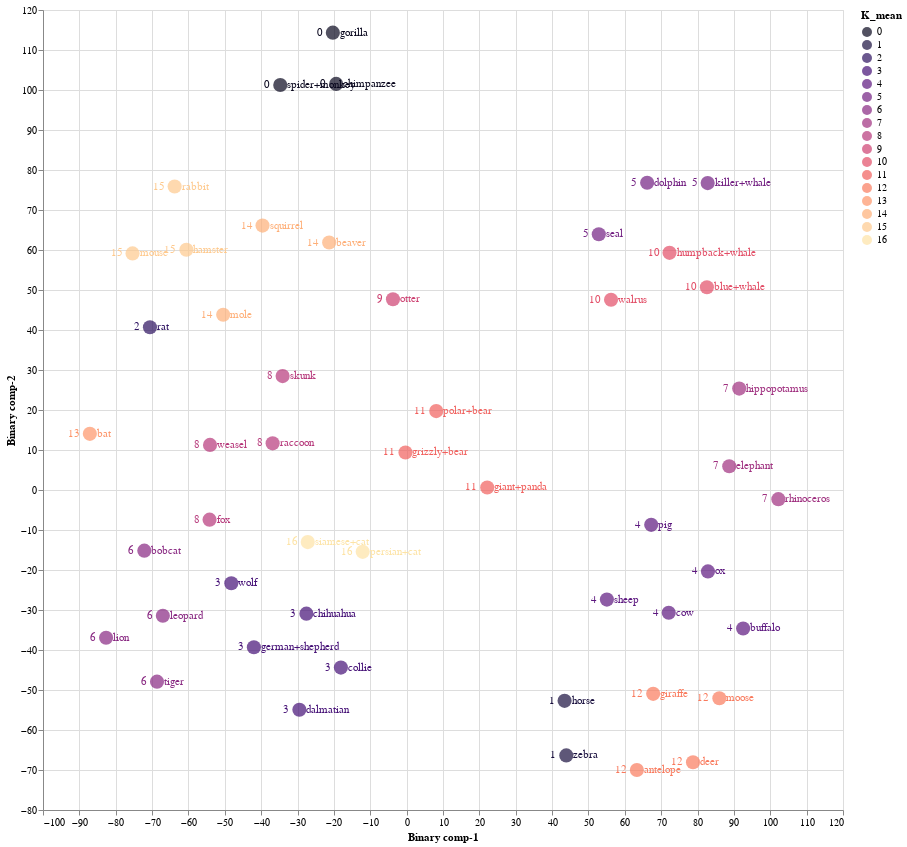

The notebook cell this image was saved under:
### Code cell
source = tsne_binary_df1

points = alt.Chart(source).mark_circle(size=200).encode(
    x='Binary comp-1:Q',
    y='Binary comp-2:Q',
    color=alt.Color('K_mean:N', scale=alt.Scale(scheme='Magma'))
    ).properties(
    width=800,
    height=800
)

text1 = points.mark_text(
    align='left',
    baseline='middle',
    dx=7
).encode(
    text='classes:N'
)

text2 = points.mark_text(
    align='right',
    baseline='middle',
    dx=-10
).encode(
    text='K_mean:N'
)

points.interactive() + text1 + text2

### Figure 1 — Vega-Lite specification as saved in the notebook (floating-point values rounded to 4 significant figures)
{"config": {"view": {"continuousWidth": 400, "continuousHeight": 300}}, "layer": [{"mark": {"type": "circle", "size": 200}, "encoding": {"color": {"field": "K_mean", "scale": {"scheme": "Magma"}, "type": "nominal"}, "x": {"field": "Binary comp-1", "type": "quantitative"}, "y": {"field": "Binary comp-2", "type": "quantitative"}}, "height": 800, "selection": {"selector002": {"type": "interval", "bind": "scales", "encodings": ["x", "y"]}}, "width": 800}, {"mark": {"type": "text", "align": "left", "baseline": "middle", "dx": 7}, "encoding": {"color": {"field": "K_mean", "scale": {"scheme": "Magma"}, "type": "nominal"}, "text": {"field": "classes", "type": "nominal"}, "x": {"field": "Binary comp-1", "type": "quantitative"}, "y": {"field": "Binary comp-2", "type": "quantitative"}}, "height": 800, "width": 800}, {"mark": {"type": "text", "align": "right", "baseline": "middle", "dx": -10}, "encoding": {"color": {"field": "K_mean", "scale": {"scheme": "Magma"}, "type": "nominal"}, "text": {"field": "K_mean", "type": "nominal"}, "x": {"field": "Binary comp-1", "type": "quantitative"}, "y": {"field": "Binary comp-2", "type": "quantitative"}}, "height": 800, "width": 800}], "data": {"name": "data-0fa4d693f0f04ec2472d188901967365"}, "$schema": "https://vega.github.io/schema/vega-lite/v4.17.0.json", "datasets": {"data-0fa4d693f0f04ec2472d188901967365": [{"Binary comp-1": 63.31, "Binary comp-2": -70.0, "classes": "antelope", "K_mean": 12}, {"Binary comp-1": -0.3151, "Binary comp-2": 9.386, "classes": "grizzly+bear", "K_mean": 11}, {"Binary comp-1": 82.78, "Binary comp-2": 76.73, "classes": "killer+whale", "K_mean": 5}, {"Binary comp-1": -21.3, "Binary comp-2": 61.86, "classes": "beaver", "K_mean": 14}, {"Binary comp-1": -29.5, "Binary comp-2": -54.94, "classes": "dalmatian", "K_mean": 3}, {"Binary comp-1": -12.09, "Binary comp-2": -15.45, "classes": "persian+cat", "K_mean": 16}, {"Binary comp-1": 43.44, "Binary comp-2": -52.72, "classes": "horse", "K_mean": 1}, {"Binary comp-1": -42.01, "Binary comp-2": -39.31, "classes": "german+shepherd", "K_mean": 3}, {"Binary comp-1": 82.58, "Binary comp-2": 50.69, "classes": "blue+whale", "K_mean": 10}, {"Binary comp-1": -27.19, "Binary comp-2": -13.02, "classes": "siamese+cat", "K_mean": 16}, {"Binary comp-1": -34.11, "Binary comp-2": 28.48, "classes": "skunk", "K_mean": 8}, {"Binary comp-1": -50.45, "Binary comp-2": 43.82, "classes": "mole", "K_mean": 14}, {"Binary comp-1": -68.65, "Binary comp-2": -47.91, "classes": "tiger", "K_mean": 6}, {"Binary comp-1": 91.45, "Binary comp-2": 25.36, "classes": "hippopotamus", "K_mean": 7}, {"Binary comp-1": -67.04, "Binary comp-2": -31.44, "classes": "leopard", "K_mean": 6}, {"Binary comp-1": 86.0, "Binary comp-2": -52.05, "classes": "moose", "K_mean": 12}, {"Binary comp-1": -34.75, "Binary comp-2": 101.3, "classes": "spider+monkey", "K_mean": 0}, {"Binary comp-1": 72.29, "Binary comp-2": 59.29, "classes": "humpback+whale", "K_mean": 10}, {"Binary comp-1": 88.72, "Binary comp-2": 5.951, "classes": "elephant", "K_mean": 7}, {"Binary comp-1": -20.29, "Binary comp-2": 114.3, "classes": "gorilla", "K_mean": 0}, {"Binary comp-1": 82.86, "Binary comp-2": -20.35, "classes": "ox", "K_mean": 4}, {"Binary comp-1": -54.2, "Binary comp-2": -7.42, "classes": "fox", "K_mean": 8}, {"Binary comp-1": 55.07, "Binary comp-2": -27.4, "classes": "sheep", "K_mean": 4}, {"Binary comp-1": 52.84, "Binary comp-2": 63.93, "classes": "seal", "K_mean": 5}, {"Binary comp-1": -19.39, "Binary comp-2": 101.5, "classes": "chimpanzee", "K_mean": 0}, {"Binary comp-1": -60.57, "Binary comp-2": 60.06, "classes": "hamster", "K_mean": 15}, {"Binary comp-1": -39.63, "Binary comp-2": 66.1, "classes": "squirrel", "K_mean": 14}, {"Binary comp-1": 102.2, "Binary comp-2": -2.297, "classes": "rhinoceros", "K_mean": 7}, {"Binary comp-1": -63.8, "Binary comp-2": 75.87, "classes": "rabbit", "K_mean": 15}, {"Binary comp-1": -87.12, "Binary comp-2": 14.03, "classes": "bat", "K_mean": 13}, {"Binary comp-1": 67.8, "Binary comp-2": -50.96, "classes": "giraffe", "K_mean": 12}, {"Binary comp-1": -48.21, "Binary comp-2": -23.3, "classes": "wolf", "K_mean": 3}, {"Binary comp-1": -27.56, "Binary comp-2": -30.92, "classes": "chihuahua", "K_mean": 3}, {"Binary comp-1": -70.58, "Binary comp-2": 40.68, "classes": "rat", "K_mean": 2}, {"Binary comp-1": -54.07, "Binary comp-2": 11.28, "classes": "weasel", "K_mean": 8}, {"Binary comp-1": -3.76, "Binary comp-2": 47.7, "classes": "otter", "K_mean": 9}, {"Binary comp-1": 92.54, "Binary comp-2": -34.62, "classes": "buffalo", "K_mean": 4}, {"Binary comp-1": 43.9, "Binary comp-2": -66.35, "classes": "zebra", "K_mean": 1}, {"Binary comp-1": 22.16, "Binary comp-2": 0.631, "classes": "giant+panda", "K_mean": 11}, {"Binary comp-1": 78.75, "Binary comp-2": -68.05, "classes": "deer", "K_mean": 12}, {"Binary comp-1": -72.14, "Binary comp-2": -15.17, "classes": "bobcat", "K_mean": 6}, {"Binary comp-1": 67.26, "Binary comp-2": -8.712, "classes": "pig", "K_mean": 4}, {"Binary comp-1": -82.65, "Binary comp-2": -36.95, "classes": "lion", "K_mean": 6}, {"Binary comp-1": -75.37, "Binary comp-2": 59.15, "classes": "mouse", "K_mean": 15}, {"Binary comp-1": 8.143, "Binary comp-2": 19.73, "classes": "polar+bear", "K_mean": 11}, {"Binary comp-1": -18.08, "Binary comp-2": -44.39, "classes": "collie", "K_mean": 3}, {"Binary comp-1": 56.21, "Binary comp-2": 47.57, "classes": "walrus", "K_mean": 10}, {"Binary comp-1": -36.85, "Binary comp-2": 11.67, "classes": "raccoon", "K_mean": 8}, {"Binary comp-1": 72.08, "Binary comp-2": -30.7, "classes": "cow", "K_mean": 4}, {"Binary comp-1": 66.14, "Binary comp-2": 76.82, "classes": "dolphin", "K_mean": 5}]}}
